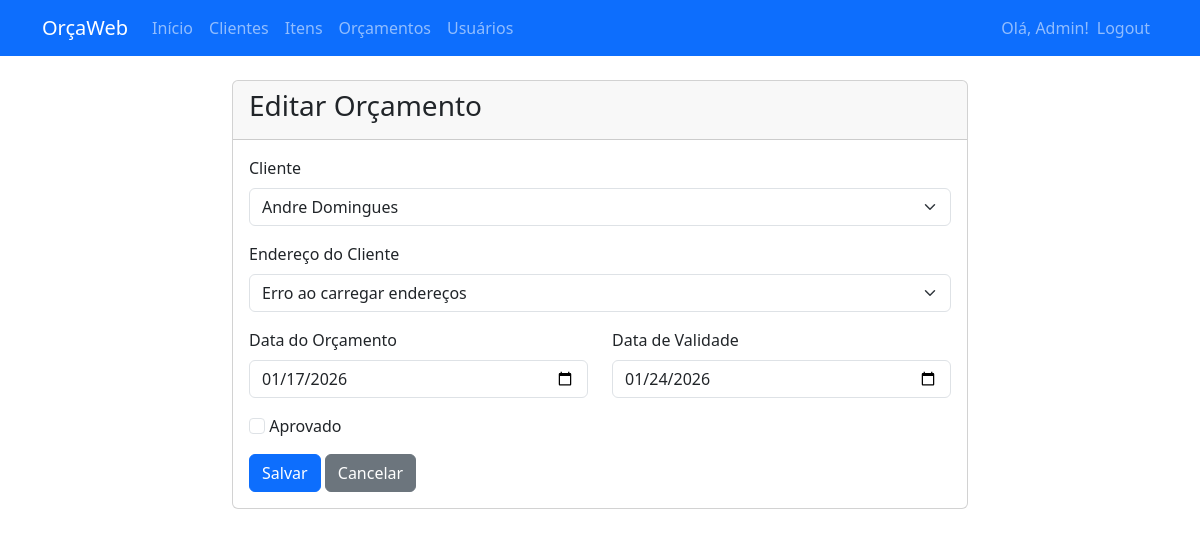
/orcamento/1/editar (signed in), run on the app's committed database.
### app/models.py (models this page shows)
class Usuario(db.Model, UserMixin):
    __tablename__ = 'usuarios'
    id = db.Column(db.Integer, primary_key=True)
    nome = db.Column(db.String(100), nullable=False)
    email = db.Column(db.String(120), unique=True, nullable=False)
    senha_hash = db.Column(db.String(128), nullable=False)
    ativo = db.Column(db.Boolean, default=True)
    orcamentos = db.relationship('Orcamento', backref='usuario', lazy=True)

class Orcamento(db.Model):
    __tablename__ = 'orcamentos'
    id = db.Column(db.Integer, primary_key=True)
    cliente_id = db.Column(db.Integer, db.ForeignKey('clientes.id'), nullable=False)
    usuario_id = db.Column(db.Integer, db.ForeignKey('usuarios.id'), nullable=False)
    endereco_cliente_id = db.Column(db.Integer, db.ForeignKey('enderecos_cliente.id'), nullable=False)
    data_orcamento = db.Column(db.Date, nullable=False)
    data_validade = db.Column(db.Date, nullable=False)
    valor_total = db.Column(db.Numeric(10, 2), nullable=False)
    aprovado = db.Column(db.Boolean, default=False)
    endereco = db.relationship('EnderecoCliente', backref='orcamentos')
    itens = db.relationship('OrcamentoItem', backref='orcamento', lazy=True, cascade='all, delete-orphan')

### app/routes.py (the view, shortened to what this page needs)
@bp.route('/orcamento/<int:id>/editar', methods=['GET', 'POST'])
@login_required
def orcamento_editar(id):
    orcamento = Orcamento.query.get_or_404(id)
    if orcamento.aprovado:
        flash('Orçamento aprovado não pode ser editado.')
        return redirect(url_for('main.orcamento_detalhes', id=id))
    form = OrcamentoForm(obj=orcamento)
    return render_template('orcamento_form.html', form=form, titulo='Editar Orçamento', app_nome='OrçaWeb', empresa_nome='Sua Empresa', logo_url='')

### app/forms.py (shortened to what this page needs)
class OrcamentoForm(FlaskForm):
    cliente_id = SelectField('Cliente', coerce=int, validators=[DataRequired()])
    endereco_cliente_id = SelectField('Endereço do Cliente', coerce=coerce_int_or_none, validate_choice=False)
    data_orcamento = DateField('Data do Orçamento', validators=[DataRequired()])
    data_validade = DateField('Data de Validade', validators=[DataRequired()])
    aprovado = BooleanField('Aprovado')
    submit = SubmitField('Salvar')
    def __init__(self, *args, **kwargs):
        super(OrcamentoForm, self).__init__(*args, **kwargs)
        self.cliente_id.choices = [(c.id, c.nome) for c in Cliente.query.all()]
        self.endereco_cliente_id.choices = []  # Lista vazia para permitir validação dinâmica

### app/__init__.py (called while the page is built)
@login_manager.user_loader
def load_user(user_id):
    from .models import Usuario
    return Usuario.query.get(int(user_id))

### app/forms.py (called while the page is built)
def coerce_int_or_none(value):
    if value == '' or value is None:
        return None
    return int(value)

### templates/orcamento_form.html (shortened to what this page needs)
{% extends "base.html" %}
{% block content %}
<div class="row justify-content-center">
    <div class="col-md-8">
        <div class="card">
            <div class="card-header">
                <h3>{{ titulo }}</h3>
            </div>
            <div class="card-body">
                <form method="POST">
                    <div class="mb-3">
                        {{ form.cliente_id.label(class="form-label") }}
                        {{ form.cliente_id(class="form-select") }}
                    </div>
                    <div class="mb-3">
                        {{ form.endereco_cliente_id.label(class="form-label") }}
                        {{ form.endereco_cliente_id(class="form-select") }}
                    </div>
                    <div class="row">
                        <div class="col-md-6 mb-3">
                            {{ form.data_orcamento.label(class="form-label") }}
                            {{ form.data_orcamento(class="form-control") }}
                        </div>
                        <div class="col-md-6 mb-3">
                            {{ form.data_validade.label(class="form-label") }}
                            {{ form.data_validade(class="form-control") }}
                        </div>
                    </div>
                    <div class="mb-3">
                        {{ form.aprovado(class="form-check-input") }}
                        {{ form.aprovado.label(class="form-check-label") }}
                    </div>
                    {{ form.submit(class="btn btn-primary") }}
                    <a href="{{ url_for('main.orcamentos') }}" class="btn btn-secondary">Cancelar</a>
                </form>
            </div>
        </div>
    </div>
</div>
{% endblock %}

### templates/base.html (shortened to what this page needs)
<!DOCTYPE html>
<html lang="pt-BR">
<head>
    <link href="https://cdn.jsdelivr.net/npm/bootstrap@5.3.0/dist/css/bootstrap.min.css" rel="stylesheet">
    <link rel="stylesheet" href="https://cdn.jsdelivr.net/npm/bootstrap-icons@1.10.0/font/bootstrap-icons.css">
</head>
<body>
    <nav class="navbar navbar-expand-lg navbar-dark bg-primary">
        <div class="container">
            {% if logo_url %}
                <img src="{{ logo_url }}" alt="Logo" class="navbar-brand" style="height: 40px;">
            {% else %}
                <a class="navbar-brand" href="#">{{ app_nome }}</a>
            {% endif %}
            <div class="collapse navbar-collapse" id="navbarNav">
                <ul class="navbar-nav me-auto">
                    <li class="nav-item">
                        <a class="nav-link" href="{{ url_for('main.index') }}">Início</a>
                    </li>
                    <li class="nav-item">
                        <a class="nav-link" href="{{ url_for('main.clientes') }}">Clientes</a>
                    </li>
                    <li class="nav-item">
                        <a class="nav-link" href="{{ url_for('main.itens') }}">Itens</a>
                    </li>
                    <li class="nav-item">
                        <a class="nav-link" href="{{ url_for('main.orcamentos') }}">Orçamentos</a>
                    </li>
                    {% if current_user.is_authenticated and current_user.email == 'admin@example.com' %}
                    <li class="nav-item">
                        <a class="nav-link" href="{{ url_for('main.usuarios') }}">Usuários</a>
                    </li>
                    {% endif %}
                </ul>
                <ul class="navbar-nav d-flex align-items-center">
                    <li class="nav-item">
                        <span class="navbar-text">Olá, {{ current_user.nome }}!</span>
                    </li>
                    <li class="nav-item">
                        <a class="nav-link" href="{{ url_for('main.logout') }}">Logout</a>
                    </li>
                </ul>
            </div>
        </div>
    </nav>
    <div class="container mt-4">
        {% block content %}{% endblock %}
    </div>
</body>
</html>

### data on the page
Usuario: nome "Admin"
Orcamento: cliente_id "Andre Domingues", endereco_cliente_id "Erro ao carregar endereços", data_orcamento "01/17/2026", data_validade "01/24/2026"

### other printed values
{{ app_nome }} "OrçaWeb"
{{ titulo }} "Editar Orçamento"
